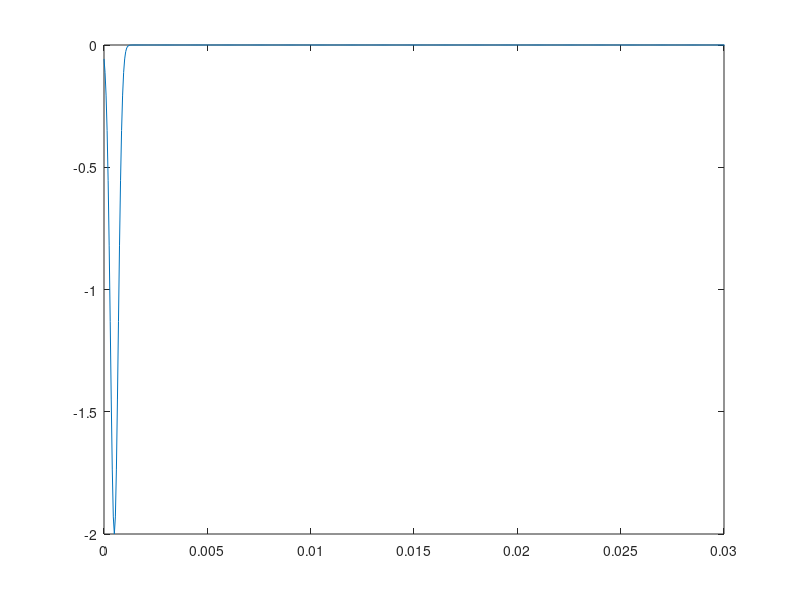

Reproduce this figure in MATLAB. (Note: this script raises an error after producing the figure.)
%3D implementation
% S Durbridge 
% 2016

%%Initz Matlab
clear all;
% close all;
% figure(1);
% figure( 'color', 'w');
% figure(2);
% figure( 'color', 'w');
%%Initz Variables

%Units

%Distance
meters      = 1;
centimeters = 1e-2 * meters;
millimeters = 1e-3 * meters;
inches      = 2.54 * centimeters;
feet        = 12 * inches;
%Time
seconds     = 1; 
hertz       = 1/seconds;
kilohertz   = 1e3 * hertz;
megahertz   = 1e6 * hertz;
gigahertz   = 1e9 * hertz;

% constants
c     = 343 * meters / seconds; %Speed of sound m/s
rho    = 1.21; %Density of air kg/m^3
p0 = 2*10^-5;
cstab = 2/(pi*sqrt(3));
%% Initz Winodws
figure(1);
set(1, 'WindowStyle', 'Docked')
figure(2);
set(2, 'WindowStyle', 'Docked')
%% Hard Coded Variables

%Maximum calculation frequency
fmax = 20000 * hertz;
dt = 1/fmax;
%grid size
gx = c * dt / cstab;
gy = c * dt / cstab;
gz = c * dt / cstab;
%Dims
%Dim Size (m)
lx = 5*meters;
ly = 4*meters;
lz = 3*meters;

xcells = ceil(lx/gx);
ycells = ceil(ly/gy);
zcells = ceil(lz/gz);

%Boundary Absorption Coefs (0 to 1)
alphaL = 0.45;
alphaR = 0.45;
alphaF = 0.45;
alphaB = 0.45;
alphaT = 0.45;
alphaG = 0.45;

%number of sources
snum = 2;
%source locations
% s1loc = [ceil(xcells/3) ceil(ycells/3)];
% s2loc = [ceil(xcells/1.5) ceil(ycells/1.5)];%source frequency
% s1loc = [ceil((ly/gy)/2) ceil((lx/gx)/2) ceil((lz/gz)/2)] ;
% s2loc = [ceil((ly/gy)/4) ceil((lx/gx)/2) ceil((lz/gz)/4)];%source frequency
% sourcelocations = [ceil((1/gy)) ceil(1/gx) ceil(1/gz);...
%                     ceil((1/gy)) ceil(1/gx) ceil(1/gz)];
sourcelocations = [ceil(xcells/2) ceil(ycells/2) ceil(zcells/2);...
                    ceil(xcells/2) ceil(ycells/2) ceil(zcells/2)];
s1Freq = 400;
s2Freq = 400;
%source phase
s1Phase = 0;
s2Phase = 0;
%Source amplitude 
A = 1;

%recieves position
% recieverleftloc = [ceil(lx/gx/2.42) ceil(ly/gx/8) ceil((lz/gz)/2)];
% recieverrightloc = [ceil(lx/gx/2.27) ceil(ly/gx/8) ceil((lz/gz)/2)];
% recieverleftloc = [floor((ycells/2) - (0.1/gy)) ceil((xcells/2)-2) ceil(zcells/2)];
% recieverrightloc = [ceil((ycells/2) + (0.1/gy)) ceil((xcells/2)+2) ceil(zcells/2)];
recieverleftloc = [ceil(ycells/2) ceil(xcells/2) ceil(zcells/2)];

recieverrightloc = [ceil((ycells/2) + (0.1/gy)) ceil((xcells/2)+2) ceil(zcells/2)];


%Time of sim
% dt = 1/ (c*sqrt(3/(gx)^2));
% dt = 1/ (c*sqrt((1/(gy^2))+(1/(gx^2))+(1/(gz^2))));
% dt = 3.35563e-4;
T = 0.3 ;

% generate the source(s) & determine number of time steps needed

tnum = ceil(T/dt);
source1 = zeros(1,tnum);
source2 = zeros(1,tnum);
% %           t0 = ceil(T/dt) + 1;
%             t0 = 10;
%             t1 = 0 : dt : T;
%             phi = s1Phase*pi;
%             y = A*sin(2*pi*s1Freq*t1 + phi);
%             gain = linspace(0, 1, ceil(length(y)/10));
%             temp = ones(1, length(y));
%             temp(1 : ceil(length(y)/10)) = gain;
%             y = y.*temp;
%             source1(1, t0 : t0 + ceil(T/dt) - 1) = y;
% source1(1,11:1811) = (sin(0:(pi/1800)*2:(2*pi)))*(p0*10^(100/10));
% source2(1,11:1811) = (sin(0:(pi/1800)*2:(2*pi)))*(p0*10^(100/10));
%% Source 1 Gauss
% fc = 0.05;     % Cutoff frequency (normalised 0.5=nyquist)
% n0 = 30;        % Initial delay (samples)
% sigma=sqrt(2*log(2))/(2*pi*(fc/dt));
% n=0:tnum;
% source1=exp(-dt^2*(n-n0).^2/(2*sigma^2)).*(10^-12*10^(80/20));
% for n = 37 : length(source1)
%     if(source1(n) < 0)
%        source1(n) = 0; 
%     end
% end
%% Source 1 step
% source1(1,5:7) = ones(1,3).*(10^-12*10^(40/20));
% for n = ceil(tnum/10) : 1 : ceil(tnum/10) + 9 
% source1(n) = source1((n-1) * 2);       
% source2(n) = source2((n-1) * 2);
% end

% source1 = decimate(source1, 2, 'fir')';
% source1 = interp(source1, 2);
% source1=filter([1 -1], [1 -0.995], source1); % DC Blocker
% source1 = source1 .* (p0*10^(100/10));
% for n = ceil(tnum/10) : 1 : ceil(tnum/10) + 9 
% source1(n) = source1((n-1) * 2);       
% source2(n) = source2((n-1) * 2);
% end
% %             t0 = ceil(T/dt) + 1;
%             t0 = 10;
%             t1 = 0 : dt : T;
%             phi = s2Phase*pi;
%             y = A*sin(2*pi*s2Freq*t1 + phi);
%             gain = linspace(0, 1, ceil(length(y)/10));
%             temp = ones(1, length(y));
%             temp(1 : ceil(length(y)/10)) = gain;
%             y = y.*temp;
%             source2(1, t0 : t0 + ceil(T/dt) - 1) = y;
figure(4);
fc = 0.05;     % Cutoff frequency (normalised 0.5=nyquist)
n0 = 10;        % Initial delay (samples)
sigma=sqrt(2*log(2))/(2*pi*(fc/dt));
n=0:tnum;
source1=exp(-dt^2*(n-n0).^2/(2*sigma^2));
source1 = -(((2*10^-5)*10^(100/20))*source1);
source1(source1 > (2*10^-5)) = (2*10^-5);
plot(0:dt:(length(source1)-1)*dt,source1);
xlim([0 0.03]);
drawnow;
figure(2);
% initialize the velocity and pressure matrices (matrices are set up in a
% y by x fashion to properly display the 2D space (y = rows, x = columns))
p = ones(ycells - 1, xcells - 1, zcells - 1)*(2*10^-5);
ux = zeros(ycells - 1, xcells, zcells - 1);
uy = zeros(ycells, xcells - 1, zcells - 1);
uz = zeros(ycells - 1, xcells - 1, zcells);

% set up the multiplication constants for the update equations
uCx = dt/(gx*rho);
uCy = dt/(gy*rho);
uCz = dt/(gz*rho);
pCx = c^2*rho*dt/gx;
pCy = c^2*rho*dt/gy;
pCz = c^2*rho*dt/gz;

% set the wall reflection coefficients
% if alphaX = 0, then slightly adjust to avoid infinite characteristic
% impedance.
if alphaR == 0
   alphaR = 1e-016; 
end
if alphaL == 0
   alphaL = 1e-016; 
end
if alphaF == 0
   alphaF = 1e-016; 
end
if alphaB == 0
   alphaB = 1e-016; 
end
if alphaT == 0
   alphaT = 1e-016; 
end
if alphaG == 0
   alphaG = 1e-016; 
end
% set the characteristic impedances of the walls
ZR = rho*c*(1 + sqrt(1 - alphaR))/(1 - sqrt(1 - alphaR));
ZL = rho*c*(1 + sqrt(1 - alphaL))/(1 - sqrt(1 - alphaL));
ZF = rho*c*(1 + sqrt(1 - alphaF))/(1 - sqrt(1 - alphaF));
ZB = rho*c*(1 + sqrt(1 - alphaB))/(1 - sqrt(1 - alphaB));
ZT = rho*c*(1 + sqrt(1 - alphaT))/(1 - sqrt(1 - alphaT));
ZG = rho*c*(1 + sqrt(1 - alphaG))/(1 - sqrt(1 - alphaG));
% calulcate the coefficients used for the boundary conditions
Rx = rho*gx/dt;
Ry = rho*gy/dt;
Rz = rho*gz/dt;

% plot vectors
linex = linspace(0, lx - gx, xcells-1);
liney = linspace(0, ly - gy, ycells-1);
linez = linspace(0, lz - gz, zcells-1);

%Initialize recording vectors
leftear = zeros(1,tnum);
rightear = zeros(1,tnum);
meanpstore = zeros(1,tnum);

%Set zsliceloc
[xvec, yvec, zvec] = meshgrid(0 : gx : gx * (xcells-2),...
    0 : gy : gy * (ycells-2), 0 : gz : gz * (zcells-2));

% loop to update the velocities and pressures over the time steps, n
n = 1;
% while or((mean(mean(mean(abs(real(p(:,:,:)))))) > (p0 * 10^(60/10))),(n < (1600)))
% while or((meanpstore(n) > (max(meanpstore)-60)),(n < (1600)))
for n = 1:T/dt    
%     n = n + 1;
%     if mod(n,100)
%     (100/tnum)*n
%     end
    [idx] = SPARSEfun3Db(p, 30);
    [p, ux, uy, uz] = SFDTD3Dfun(p, pCx, pCy, pCz, ux, uy, uz, uCx, uCy, uCz, Rx, Ry, Rz, ZL, ZR, ZT, ZB, ZF, ZB, idx);
    
    % Input source
    p(sourcelocations(1),sourcelocations(2),sourcelocations(3)) = p(sourcelocations(1),sourcelocations(2),sourcelocations(3)) - source1(n);
%     p(s2loc(1),s2loc(2)) = p(s2loc(1),s2loc(2)) + -source2(n);
%     power(n) = 20*log10(abs(max(p)));
%     leftear(n) = 10*log10(abs(real(p(recieverleftloc(1),recieverleftloc(2),recieverleftloc(3))))/p0);
%     rightear(n) = 10*log10(abs(real(p(recieverrightloc(1),recieverrightloc(2),recieverrightloc(3))))/p0);
%     %PLOTTING SECTION
%     leftear = real(10*log10(leftear/p0));
%     rightear = real(10*log10(rightear/p0));
    reciever(n) = p(recieverleftloc(1),recieverleftloc(2),recieverleftloc(3));
    signal(n) = real(10*log10(source1(n)/p0));
    meanpstore(n) = 10*log10(mean(mean(mean(abs(real(p)))))/p0);
    SFDTD3Dplotdomain(p, xcells, ycells, zcells, n, dt, p0);
%     patch(isocaps(idx,1),...
%    'FaceColor','interp','EdgeColor','none');
%     p1 = patch(isosurface(idx,1),...
%    'FaceColor','blue','EdgeColor','none');
%     isonormals(idx,p1);
%     view(3); 
%     axis vis3d tight
%     camlight left
%     colormap('jet');
%     lighting gouraud
%     drawnow;
    %         xslice = ceil(xcells/2); 
%         yslice = ycells-1; 
% %         zslice = (ceil(zcells-1)/2);
% %         slice(abs(p),xslice,yslice,zslice)
%         zslice = (ceil(zcells-1)/2);
% %         figure(1);
%         slice(abs(p),[xcells-1 ceil(xcells/2)],ycells-1,zslice) 
% %         shading interp;
%         title(sprintf('Time = %.6f s Max P = %.3f dB',n*dt,10*log10(real(max(max(max(abs(p(:,:,:))))))/p0)),...
%             'Color',[0 0 0],'FontSize', 14);
%         xlabel('Width (meters)', 'Color', [0 0 0]);
%         ylabel('Length (meters)', 'Color', [0 0 0]);
% 
%         drawnow();
end
% figure(3);
%         subplot(2,1,1);
%         plot(dt:dt:n*dt, leftear(1:n));
%         hold on;
%         plot(dt:dt:n*dt, rightear(1:n));
%         plot(dt:dt:n*dt, meanpstore(1:n));
%         hold off;
%         legend('left','right', 'mean over grid')
%         title((sprintf('Current P recieved by listener = %.3f dB & The total sim time was %.6f',(rightear(n)),n*dt)),...
%             'Color',[0 0 0],'FontSize', 14);
%         ylim([0 max(signal)]);
%         subplot(2,1,2);
%         plot(dt:dt:n*dt, signal(1:n));
%         title('whats sent out by the source');
%         ylim([-100 max(signal)]);

